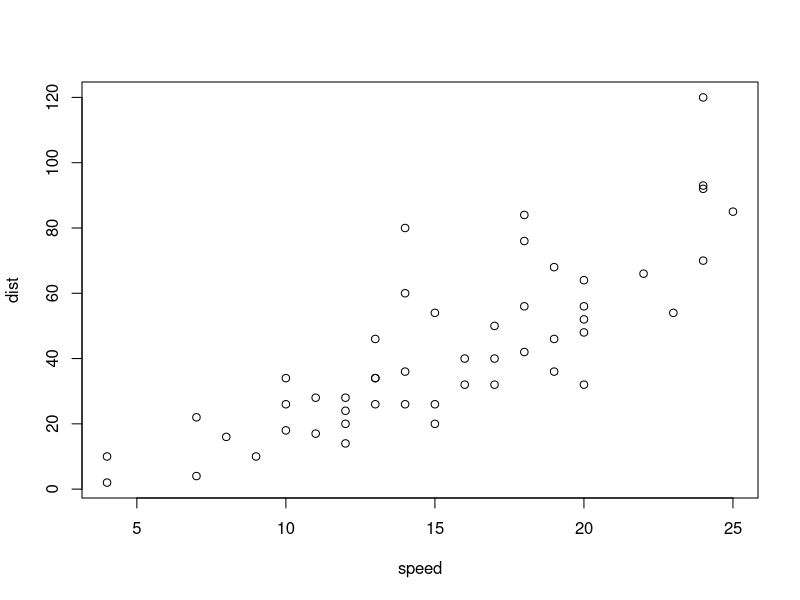
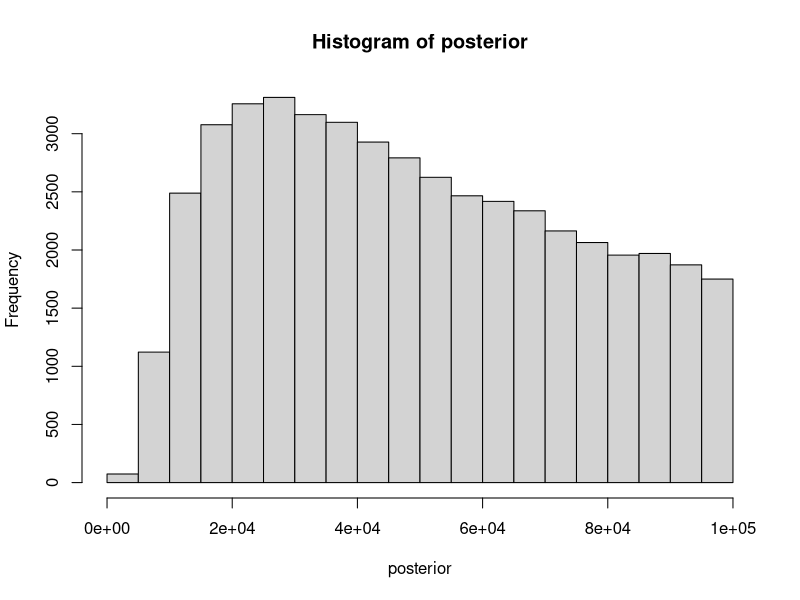
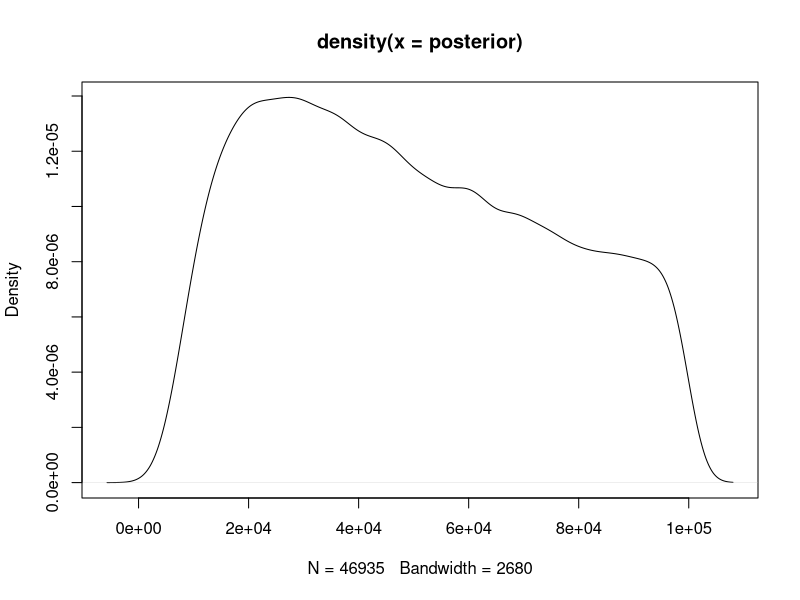
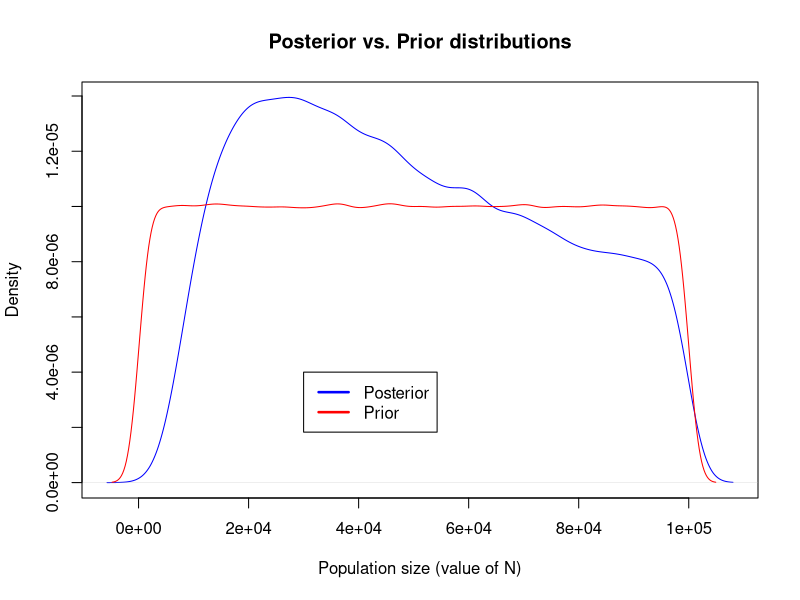
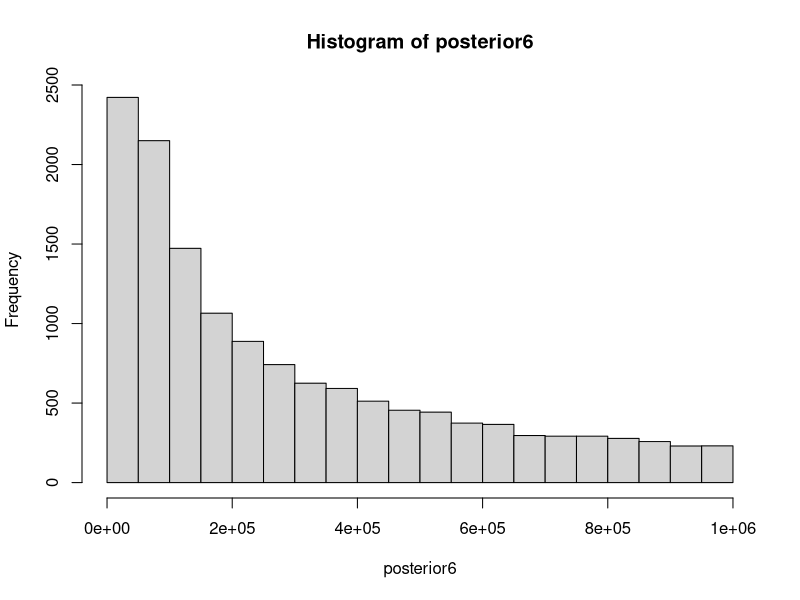
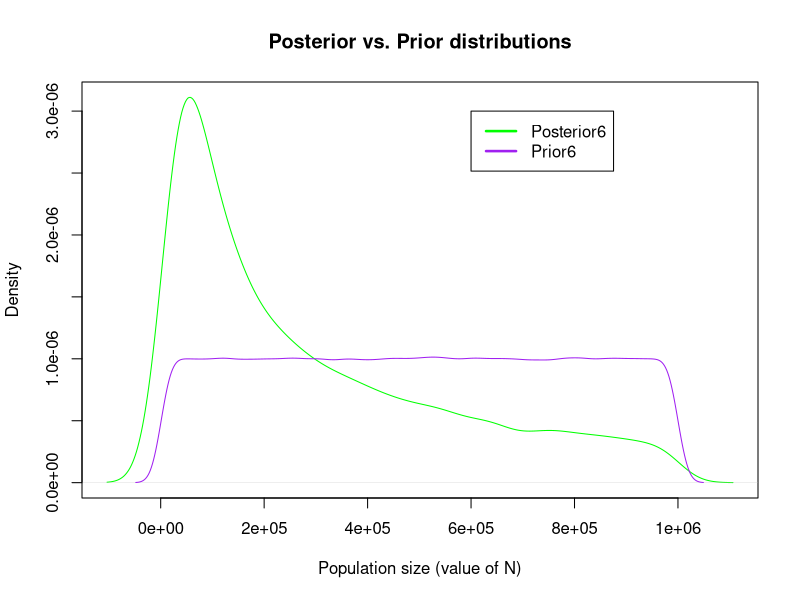
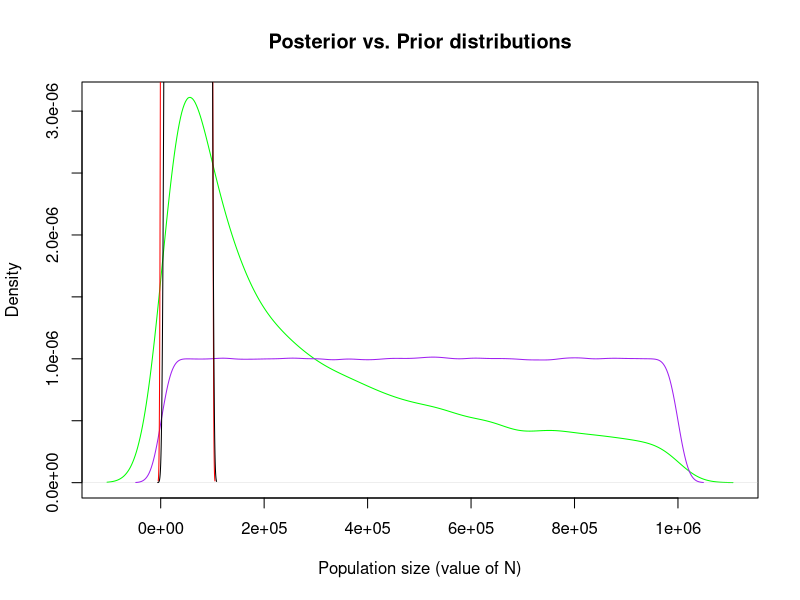
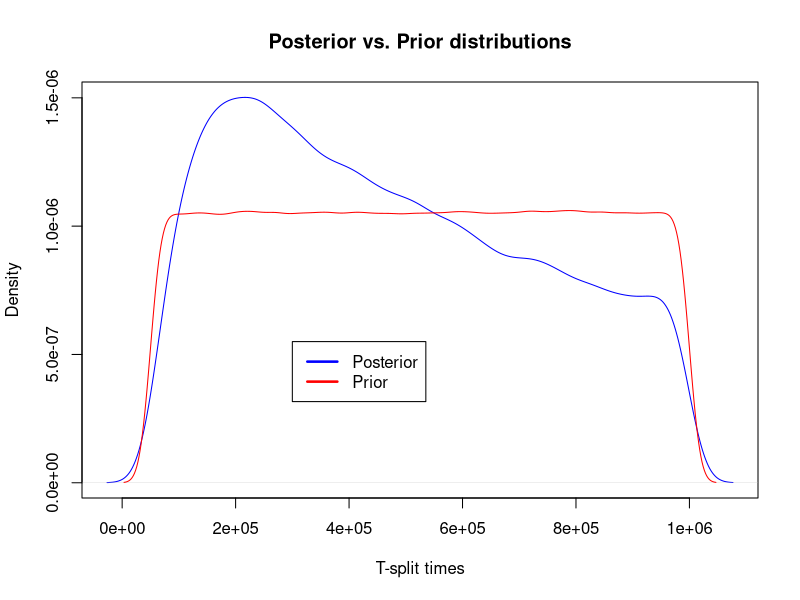

Generate these figures, in order, with R:
## ---- chunk 1
summary(cars)
## ---- chunk 2
plot(cars)
## ---- chunk 3
getwd()
setwd("C:\\Users\\Hayley\\eeb201hayleystansell")
getwd()

#?runif
#try simulating the coin flip thing from class
#prior<- runif(1e6)
#D_sim<- rbinom(n=1e6, size=100, p=prior)
#plot(D_sim)
#This produces a "black block", x-axis going from 0 to 1e6, y-axis going from 0 to 100....
#?plot
#how is a number the prior distribution???? 
prior<- runif(n=1e6, min = 100, max = 100000)
#prior
#plot(prior) #looks correct in terms of axes
#
## ---- chunk 4
rate<- 1/(prior)
mostrecent<- rexp(1e6, rate)
#######DOES NOT NEED TO BE A LOOP!, R automatically takes each value of "prior" and plugs it in in order to the "mostrecent" vector
#######Follows that NEITHER DOES NEXT STEP
#mostrecent
length(mostrecent)
## ---- chunk 5
ratemu<- 1e-3
snpnumber<- rpois(1e6, mostrecent*ratemu*2)
#snpnumber
max(snpnumber)
length(snpnumber)
## ---- chunk 6
sims<- cbind(prior, snpnumber)
simslower<- subset(sims, sims[,2]>45)
simsupper<- subset(simslower, simslower[,2]<55)
posterior<-simsupper[,1]
#posterior
max(posterior)
min(posterior)
hist(posterior)
density(posterior)
plot(density(posterior))
## ---- chunk 7
density(posterior)
plot(density(posterior), main= "Posterior vs. Prior distributions", xlab= "Population size (value of N)", col= "blue")
density(prior)
#?lines
# "lines() adds a line to an existing plot --- lines(namevector, col = color)
lines(density(prior), col= "red")
#?legend
legend(3e04,4e-06, # places a legend at a specified place 
       c("Posterior", "Prior"), # defines the text in the legend
       
       lty=c(1,1), # legend symbols (lines)
       
       lwd=c(2.5,2.5),col=c("blue", "red")) # gives lines the correct color and weight
## ---- chunk 8
median(posterior)
## ---- chunk 9
#?quantile
quantile(posterior, c(0.025, 0.975))

## ---- chunk 10
prior6<- runif(n=1e6, min = 1000, max = 1000000)
rate6<- 1/(prior6)
mostrecent6<- rexp(1e6, rate6)
length(mostrecent6)
ratemu6<- 1e-3
snpnumber6<- rpois(1e6, mostrecent6*ratemu6*2)
#snpnumber
max(snpnumber6)
length(snpnumber6)
sims6<- cbind(prior6, snpnumber6)
simslower6<- subset(sims6, sims6[,2]>45)
simsupper6<- subset(simslower6, simslower6[,2]<55)
posterior6<-simsupper6[,1]
#posterior
hist(posterior6)
#
#?plot
plot(density(posterior6), main= "Posterior vs. Prior distributions", xlab= "Population size (value of N)", col= "green")
density(prior6)

lines(density(prior6), col= "purple")

legend(6e05,3e-06, 
       c("Posterior6", "Prior6"), # puts text in the legend
       #try putting "top right" and it will set to right place
       
       lty=c(1,1), 
       
       lwd=c(2.5,2.5),col=c("green", "purple")) 

plot(density(posterior6), main= "Posterior vs. Prior distributions", xlab= "Population size (value of N)", col= "green")
lines(density(prior6), col="purple")
lines(density(prior), col ="red")
lines(density(posterior), col ="black")
#graph done to compare both simulations together.....not the most useful thing
## ---- chunk 11
prior3<-runif(n=1e6, min=50000, max=1e6)
## ---- chunk 12


rate3<- 1/(prior3)
tsplit3<- rexp(1e6, rate3)
length(tsplit3)

TMRCA<- tsplit3 + 1e5 #1e5 is the expected ancestral coalescent time
length(TMRCA)

## ---- chunk 13
ratemu3<- 1e-3
snpnumber3<- rpois(1e6, TMRCA*ratemu3*2)

#snpnumber
max(snpnumber3)
min(snpnumber3)
length(snpnumber3)
#hist(snpnumber3)

## ---- chunk 14

sims3<- cbind(prior3, snpnumber3)
simslower3<- subset(sims3, sims3[,2]>550)
simsupper3<- subset(simslower3, simslower3[,2]<650)
posterior3<-simsupper3[,1]
#posterior
max(posterior3)
min(posterior3)
#hist(posterior3)

## ---- chunk 15
density(posterior3)
plot(density(posterior3), main= "Posterior vs. Prior distributions", xlab= "T-split times", col= "blue")
density(prior3)
#?lines
# "lines() adds a line to an existing plot --- lines(namevector, col = color)
lines(density(prior3), col= "red")
#?legend
legend(3e05,5.5e-07, # legend location 
       c("Posterior", "Prior"), # text in the legend
       
       lty=c(1,1), # legend symbols (lines)
       
       lwd=c(2.5,2.5),col=c("blue", "red")) #lines the correct color and width
## ---- chunk 16
median(posterior3)
## ---- chunk 17
priorA<-runif(n=1e6, min=50000, max=1e6) #set A is for the split time
priorB<-runif(n=1e6, min=1000, max=1e6)  #set B is for the ancestral time


rateA<- 1/(priorA)
tsplitA<- rexp(1e6, rateA)
length(tsplitA)

rateB<- 1/(priorB)
tsplitB<- rexp(1e6, rateB)
length(tsplitB)

TMRCAfinal<- tsplitA + tsplitB #tsplitB is the expected ancestral coalescent time
length(TMRCAfinal)

#add in mutations
ratemu3<- 1e-3
snpnumberfinal<- rpois(1e6, TMRCAfinal*ratemu3*2)

#snpnumber
max(snpnumberfinal)
min(snpnumberfinal)
length(snpnumberfinal)
#hist(snpnumber3)

#focusing on prior and posterior of tsplitA (the split time)

simsf<- cbind(priorA, snpnumberfinal)
simslowerf<- subset(simsf, simsf[,2]>550)
simsupperf<- subset(simslowerf, simslowerf[,2]<650)
posteriorf<-simsupperf[,1]
#posterior
max(posteriorf)
min(posteriorf)
#hist(posteriorf)

